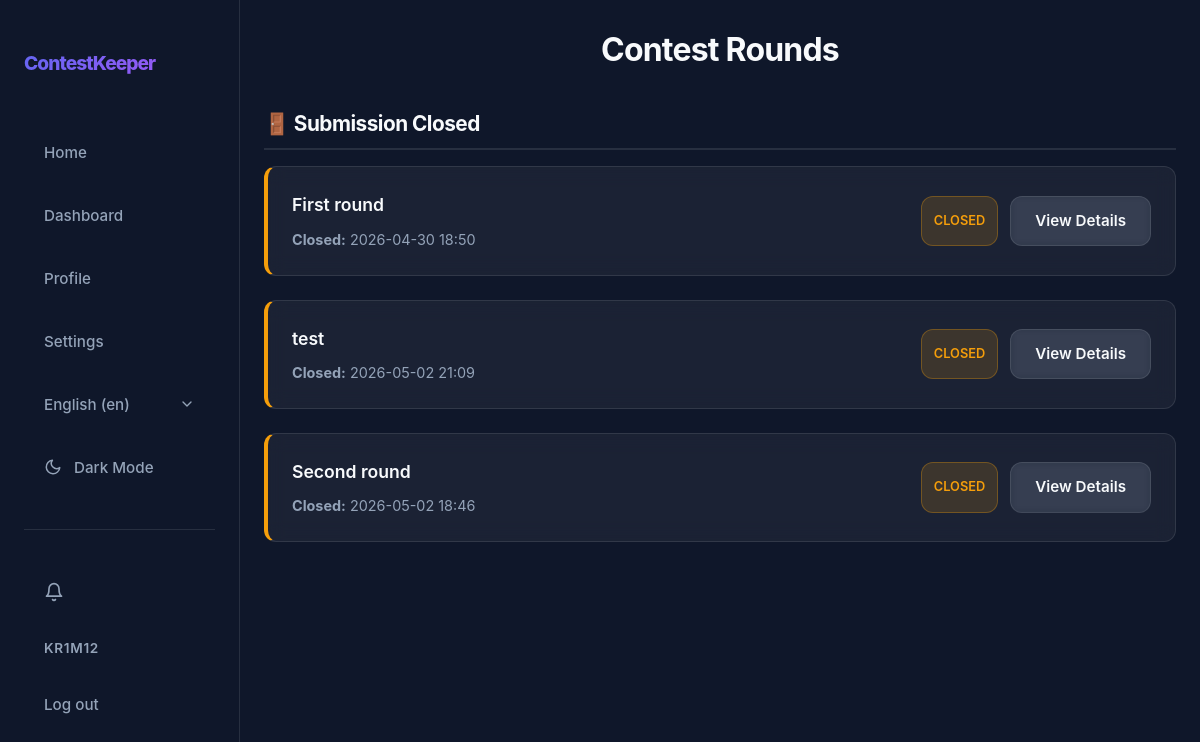
The page /en/contests/16/rounds/team/ (signed in) on the database its author committed.
### app/models.py (models this page shows, shortened)
class User(AbstractUser):
    class Role(models.TextChoices):
        ORGANIZER = "ORGANIZER", _("Organizer")
        JURY = "JURY", _("Jury")
        PARTICIPANT = "PARTICIPANT", _("Participant")
    username = models.CharField(max_length=20, unique=True)
    bio = models.CharField(max_length=200, blank=True)
    role = models.CharField(choices=Role.choices, default=Role.PARTICIPANT)
    def is_jury(self):
        return self.role == self.Role.JURY

class Round(models.Model):
    class Status(models.TextChoices):
        DRAFT = "DRAFT", _("Draft")
        ACTIVE = "ACTIVE", _("Active")
        SUBMISSION_CLOSED = "SUBMISSION_CLOSED", _("Submission Closed")
        EVALUATED = "EVALUATED", _("Evaluated")
    contest = models.ForeignKey(Contest, on_delete=models.CASCADE, related_name="rounds")
    title = models.CharField(max_length=200)
    description = models.TextField()
    tech_requirements = models.TextField()
    must_have = models.JSONField(default=list, help_text="List of required checklist items")
    start_time = models.DateTimeField()
    deadline = models.DateTimeField()
    materials = models.JSONField(default=list, blank=True, null=True, help_text="List of {label, url}")
    status = models.CharField(max_length=20, choices=Status.choices, default=Status.DRAFT)
    order = models.PositiveIntegerField(default=0, help_text="Round number within contest")
    created_by = models.ForeignKey(User, on_delete=models.SET_NULL, null=True, related_name="created_rounds")
    created_at = models.DateTimeField(auto_now_add=True)
    class Meta:
        ordering = ["contest", "order", "created_at"]
        unique_together = ("contest", "order")

### app/views/views_rounds.py (the view)
# urls.py: path("<int:pk>/rounds/team/",               views.ContestRoundsTeamView.as_view(), name="contest_rounds_team"),
class ContestRoundsTeamView(RedirectToRegisterMixin, TemplateView):
    template_name = "app/contests/contest_rounds_team.html"
    def get_context_data(self, **kwargs):
        contest = get_object_or_404(Contest, pk=self.kwargs["pk"])
        now = timezone.now()
        active_rounds = contest.rounds.filter(status=Round.Status.ACTIVE, start_time__lte=now).order_by("order")
        closed_rounds = contest.rounds.filter(status=Round.Status.SUBMISSION_CLOSED).order_by("order")
        evaluated_rounds = contest.rounds.filter(status=Round.Status.EVALUATED).order_by("order")
        return super().get_context_data(
            contest=contest,
            active_rounds=active_rounds,
            closed_rounds=closed_rounds,
            evaluated_rounds=evaluated_rounds,
        )

### app/context_processors.py (called while the page is built)
def notification_count(request):
    if request.user.is_authenticated:
        return {
            'unread_notification_count': request.user.notifications.filter(is_read=False).count()
        }
    return {'unread_notification_count': 0}

### app/templates/app/contests/contest_rounds_team.html (shortened to what this page needs)
{% extends 'app/core/base.html' %}
{% load static i18n %}
{% block extra_css %}
<link rel="stylesheet" href="{% static 'css/core/nav.css' %}">
<link rel="stylesheet" href="{% static 'css/contests/contest_rounds_team.css' %}">
{% endblock %}
{% block content %}
        <h1 class="h1-001">{% trans "Contest Rounds" %}</h1>
        {% if closed_rounds %}
            <div class="round-section">
                <h2>🚪 {% trans "Submission Closed" %}</h2>
                <div class="rounds-container">
                    {% for round in closed_rounds %}
                        <div class="round-card closed">
                            <div class="round-info">
                                <div class="round-title">{{ round.title }}</div>
                                <div class="round-meta">
                                    <span><strong>{% trans "Closed" %}:</strong> {{ round.deadline|date:'Y-m-d H:i' }}</span>
                                </div>
                            </div>
                            <div class="round-actions">
                                <span class="status-badge status-closed">{% trans "CLOSED" %}</span>
                                <a href="{% url 'round_detail_team' round.contest.pk round.pk %}" class="btn btn-secondary">{% trans "View Details" %}</a>
                            </div>
                        </div>
                    {% endfor %}
                </div>
            </div>
        {% endif %}
{% endblock %}

### app/templates/app/core/nav.html (shortened to what this page needs)
{% load static i18n %}
<nav id="nav">
    <div class="nav-container">
        <a href="{% url 'home' %}" class="nav-logo">ContestKeeper</a>
        <div class="nav-links">
            <button data-url="{% url 'home' %}" class="nav-link" id="homeBtn">{% trans "Home" %}</button>
            <button data-url="{% url 'dashboard' %}" class="nav-link" id="dashboardBtn">{% trans "Dashboard" %}</button>
            <button data-url="{% url 'profile' %}" class="nav-link" id="profileBtn">{% trans "Profile" %}</button>
            <button data-url="{% url 'settings' %}" class="nav-link" id="settingsBtn">{% trans "Settings" %}</button>
            <div class="nav-lang-switcher">
                <form action="{% url 'set_language' %}" method="post" class="form-001">
                    <select name="language" onchange="this.form.submit()" class="nav-lang-select" aria-label="{% trans 'Select language' %}">
                        {% get_current_language as LANGUAGE_CODE %}
                        {% get_available_languages as LANGUAGES %}
                        {% get_language_info_list for LANGUAGES as languages %}
                        {% for language in languages %}
                            <option value="{{ language.code }}"{% if language.code == LANGUAGE_CODE %} selected{% endif %}>
                                {{ language.name_local }} ({{ language.code }})
                            </option>
                        {% endfor %}
                    </select>
                </form>
            </div>
            <button id="themeToggle" class="nav-link" aria-label="{% trans 'Toggle theme' %}">
                <svg id="themeIcon" width="18" height="18" viewBox="0 0 24 24" fill="none" stroke="currentColor" stroke-width="2" stroke-linecap="round" stroke-linejoin="round" class="svg-001">
                    <path d="M21 12.79A9 9 0 1 1 11.21 3 7 7 0 0 0 21 12.79z"></path>
                </svg>
                <span id="themeText">{% if request.COOKIES.theme == 'light' %}{% trans "Light Mode" %}{% else %}{% trans "Dark Mode" %}{% endif %}</span>
            </button>
            <hr class="nav-auth-divider">
            {% if user.is_authenticated %}
            <button data-url="{% url 'notification_list' %}" class="nav-link notification-btn" id="notificationsBtn" aria-label="{% trans 'Notifications' %}">
                <svg width="20" height="20" viewBox="0 0 24 24" fill="none" stroke="currentColor" stroke-width="2" stroke-linecap="round" stroke-linejoin="round">
                    <path d="M18 8A6 6 0 0 0 6 8c0 7-3 9-3 9h18s-3-2-3-9"></path>
                    <path d="M13.73 21a2 2 0 0 1-3.46 0"></path>
                </svg>
            </button>
            <span class="nav-user">{{ user.username }}</span>
            <form method="post" action="{% url 'logout' %}" class="nav-logout-form">
                <button type="submit" class="nav-link">{% trans "Log out" %}</button>
            </form>
            {% else %}
            <a href="{% url 'register' %}" class="nav-link">{% trans "Register" %}</a>
            <a href="{% url 'login' %}" class="nav-link">{% trans "Log in" %}</a>
            {% endif %}
        </div>
    </div>
</nav>

### app/static/css/core/common.css (style rules this page uses)
:root { --nav-width: 260px; --primary: #6366f1; --primary-rgb: 99, 102, 241; --primary-hover: #4f46e5; --secondary: #a855f7; --bg-dark: #0f172a; --bg-card: var(--glass-light); --text-main: #f8fafc; --text-muted: #94a3b8; --border: rgba(var(--white-rgb), 0.1); --glass: var(--glass-light); --glass-hover: rgba(var(--white-rgb), 0.1); --bg-card-hover: rgba(var(--bg-dark-rgb), 0.95); --input-bg: var(--bg-navy-medium); --input-bg-focus: var(--bg-navy-solid); --input-text: #ffffff; --shadow-lg: 0 10px 25px -5px var(--shadow-intensity-dark), 0 8px 10px -6px var(--shadow-intensity-dark); --success: #22c55e; --success-rgb: 34, 197, 94; --error: #ef4444; --error-rgb: 239, 68, 68; --warning: #f59e0b; --warning-rgb: 245, 158, 11; --info: #3b82f6; --info-rgb: 59, 130, 246; --slate-rgb: 148, 163, 184; --white-rgb: 255, 255, 255; --black-rgb: 0, 0, 0; --bg-primary-tint: rgba(var(--primary-rgb), 0.1); --bg-success-tint: rgba(var(--success-rgb), 0.15); --bg-error-tint: rgba(var(--error-rgb), 0.15); --bg-warning-tint: rgba(var(--warning-rgb), 0.15); --bg-info-tint: rgba(var(--info-rgb), 0.15); --bg-slate-tint: rgba(var(--slate-rgb), 0.15); --overlay-subtle: rgba(var(--black-rgb), 0.05); --overlay-medium: rgba(var(--black-rgb), 0.1); --glass-light: rgba(var(--white-rgb), 0.05); --glass-medium: rgba(var(--white-rgb), 0.3); --glass-border-light: rgba(var(--white-rgb), 0.1); --shadow-brand: var(--shadow-brand); --primary-subtle: rgba(var(--primary-rgb), 0.1); --primary-medium: rgba(var(--primary-rgb), 0.3); --primary-strong: rgba(var(--primary-rgb), 0.4); --bg-dark-rgb: 15, 23, 42; --bg-navy-soft: rgba(var(--bg-dark-rgb), 0.4); --bg-navy-medium: rgba(var(--bg-dark-rgb), 0.6); --bg-navy-solid: rgba(var(--bg-dark-rgb), 0.8); --shadow-intensity-dark: rgba(var(--black-rgb), 0.3); --shadow-faint: rgba(var(--black-rgb), 0.06); --glass-solid-light: rgba(var(--white-rgb), 0.85); --glass-solid-ultra: rgba(var(--white-rgb), 0.95); --white-alpha-02: rgba(var(--white-rgb), 0.02); --white-alpha-03: rgba(var(--white-rgb), 0.03); --white-alpha-07: rgba(var(--white-rgb), 0.07); --white-alpha-20: rgba(var(--white-rgb), 0.20); --hex-primary-1: var(--primary); --hex-primary-2: var(--primary); --hex-indigo-alt: var(--primary); --hex-primary-light: var(--bg-primary-tint); --hex-primary-lightest: var(--bg-primary-tint); --hex-primary-dark: var(--primary-hover); --hex-success-1: var(--success); --hex-success-2: var(--success); --hex-success-3: var(--success); --hex-success-4: var(--success); --hex-success-light: var(--bg-success-tint); --hex-success-dark: var(--success); }
@media (max-width: 1200px) { :root { --nav-width: 240px; } }
* { margin: 0; box-sizing: border-box; }
html { overflow-x: clip; font-size: clamp(16px, 1vw, 5vw); }
body { background-color: var(--bg-dark); color: var(--text-main); font-family: "Inter", -apple-system, BlinkMacSystemFont, "Segoe UI", Roboto, Helvetica, Arial, sans-serif; line-height: 1.6; min-height: 100vh; overflow-x: clip; }
h1, h2, h3 { color: var(--text-main); letter-spacing: -0.025em; }
.btn { display: inline-flex; align-items: center; justify-content: center; padding: 0.75rem 1.5rem; border-radius: 0.75rem; font-weight: 600; font-size: 0.95rem; font-family: inherit; text-decoration: none; transition: all 0.2s ease; cursor: pointer; border: 1px solid transparent; gap: 0.5rem; }
.btn-secondary { background: var(--bg-slate-tint); color: var(--text-main); border: 1px solid var(--border); backdrop-filter: blur(4px); }
.form-input, input, textarea, select { width: 100%; background: var(--input-bg); border: 1px solid var(--border); border-radius: 0.8rem; padding: 0.8rem 1rem; color: var(--input-text); font-family: inherit; font-size: 1rem; transition: all 0.3s; }

### rows shown on the page
User: username "KR1M12"
Round: title "First round", deadline "2026-04-30 18:50"
Round: title "test", deadline "2026-05-02 21:09"
Round: title "Second round", deadline "2026-05-02 18:46"

### other values the page prints
form field language "English (en)"
